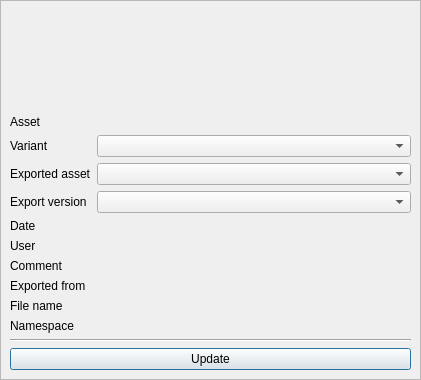
<?xml version="1.0" encoding="UTF-8"?>
<ui version="4.0">
 <class>Dialog</class>
 <widget class="QDialog" name="Dialog">
  <property name="geometry">
   <rect>
    <x>0</x>
    <y>0</y>
    <width>421</width>
    <height>380</height>
   </rect>
  </property>
  <property name="windowTitle">
   <string>Dialog</string>
  </property>
  <layout class="QVBoxLayout" name="verticalLayout">
   <property name="leftMargin">
    <number>0</number>
   </property>
   <property name="topMargin">
    <number>0</number>
   </property>
   <property name="rightMargin">
    <number>0</number>
   </property>
   <property name="bottomMargin">
    <number>0</number>
   </property>
   <item>
    <widget class="QFrame" name="background_frame">
     <property name="frameShape">
      <enum>QFrame::StyledPanel</enum>
     </property>
     <property name="frameShadow">
      <enum>QFrame::Raised</enum>
     </property>
     <layout class="QVBoxLayout" name="verticalLayout_2">
      <item>
       <layout class="QHBoxLayout" name="horizontalLayout">
        <item>
         <widget class="QLabel" name="image_label">
          <property name="minimumSize">
           <size>
            <width>50</width>
            <height>50</height>
           </size>
          </property>
          <property name="text">
           <string/>
          </property>
         </widget>
        </item>
        <item>
         <spacer name="horizontalSpacer">
          <property name="orientation">
           <enum>Qt::Horizontal</enum>
          </property>
          <property name="sizeHint" stdset="0">
           <size>
            <width>40</width>
            <height>20</height>
           </size>
          </property>
         </spacer>
        </item>
       </layout>
      </item>
      <item>
       <layout class="QFormLayout" name="formLayout">
        <item row="0" column="0">
         <widget class="QLabel" name="imported_scene_label">
          <property name="text">
           <string>Asset</string>
          </property>
         </widget>
        </item>
        <item row="0" column="1">
         <widget class="QLabel" name="working_scene_label">
          <property name="text">
           <string/>
          </property>
         </widget>
        </item>
        <item row="1" column="0">
         <widget class="QLabel" name="imported_variant_label">
          <property name="text">
           <string>Variant</string>
          </property>
         </widget>
        </item>
        <item row="1" column="1">
         <widget class="QComboBox" name="variant_comboBox"/>
        </item>
        <item row="2" column="0">
         <widget class="QLabel" name="imported_asset_label">
          <property name="text">
           <string>Exported asset</string>
          </property>
         </widget>
        </item>
        <item row="2" column="1">
         <widget class="QComboBox" name="exported_asset_comboBox"/>
        </item>
        <item row="3" column="0">
         <widget class="QLabel" name="imported_version_label">
          <property name="text">
           <string>Export version</string>
          </property>
         </widget>
        </item>
        <item row="3" column="1">
         <widget class="QComboBox" name="exported_version_comboBox"/>
        </item>
        <item row="5" column="0">
         <widget class="QLabel" name="imported_date_label">
          <property name="text">
           <string>Date</string>
          </property>
         </widget>
        </item>
        <item row="5" column="1">
         <widget class="QLabel" name="date_label">
          <property name="text">
           <string/>
          </property>
         </widget>
        </item>
        <item row="6" column="0">
         <widget class="QLabel" name="imported_user_name_label">
          <property name="text">
           <string>User</string>
          </property>
         </widget>
        </item>
        <item row="6" column="1">
         <widget class="QLabel" name="user_name_label">
          <property name="text">
           <string/>
          </property>
         </widget>
        </item>
        <item row="7" column="0">
         <widget class="QLabel" name="imported_comment_label">
          <property name="text">
           <string>Comment</string>
          </property>
         </widget>
        </item>
        <item row="7" column="1">
         <widget class="QLabel" name="comment_label">
          <property name="text">
           <string/>
          </property>
         </widget>
        </item>
        <item row="9" column="0">
         <widget class="QLabel" name="file_name_label">
          <property name="text">
           <string>File name</string>
          </property>
         </widget>
        </item>
        <item row="9" column="1">
         <widget class="QLabel" name="file_label">
          <property name="text">
           <string/>
          </property>
         </widget>
        </item>
        <item row="10" column="0">
         <widget class="QLabel" name="imported_namespace_label">
          <property name="text">
           <string>Namespace</string>
          </property>
         </widget>
        </item>
        <item row="10" column="1">
         <widget class="QLabel" name="namespace_label">
          <property name="text">
           <string/>
          </property>
         </widget>
        </item>
        <item row="8" column="0">
         <widget class="QLabel" name="imported_software_label">
          <property name="text">
           <string>Exported from</string>
          </property>
         </widget>
        </item>
        <item row="8" column="1">
         <widget class="QLabel" name="software_label">
          <property name="text">
           <string/>
          </property>
         </widget>
        </item>
       </layout>
      </item>
      <item>
       <widget class="Line" name="line_2">
        <property name="orientation">
         <enum>Qt::Horizontal</enum>
        </property>
       </widget>
      </item>
      <item>
       <layout class="QHBoxLayout" name="horizontalLayout_2">
        <item>
         <widget class="QPushButton" name="imported_asset_update_pushButton">
          <property name="text">
           <string>Update</string>
          </property>
         </widget>
        </item>
       </layout>
      </item>
     </layout>
    </widget>
   </item>
  </layout>
 </widget>
 <resources/>
 <connections/>
</ui>
